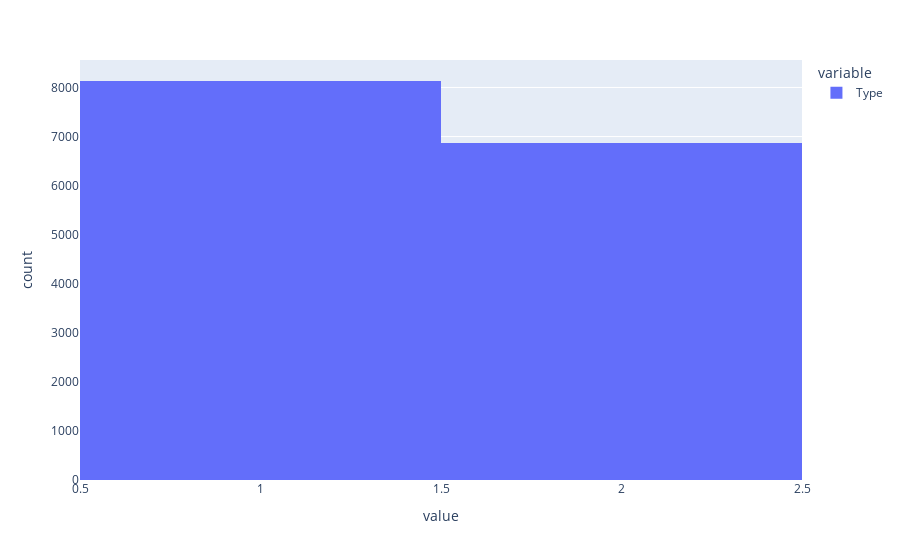

The notebook cell saved with this chart:
### Code cell
px.histogram(df.Type)

### Figure 1 — Plotly figure (JSON) as saved in the notebook; plotly's stock layout.template omitted (floating-point values rounded to 4 significant figures; data arrays with more than 128 entries replaced by an {"elided": "..."} marker saying what was removed)
{"data": [{"alignmentgroup": "True", "bingroup": "x", "hovertemplate": "variable=Type<br>value=%{x}<br>count=%{y}<extra></extra>", "legendgroup": "Type", "marker": {"color": "#636efa", "pattern": {"shape": ""}}, "name": "Type", "offsetgroup": "Type", "orientation": "v", "showlegend": true, "type": "histogram", "x": {"elided": "14993 int values"}, "xaxis": "x", "yaxis": "y"}], "layout": {"barmode": "relative", "legend": {"title": {"text": "variable"}, "tracegroupgap": 0}, "margin": {"t": 60}, "xaxis": {"anchor": "y", "domain": [0, 1], "title": {"text": "value"}}, "yaxis": {"anchor": "x", "domain": [0, 1], "title": {"text": "count"}}}}
